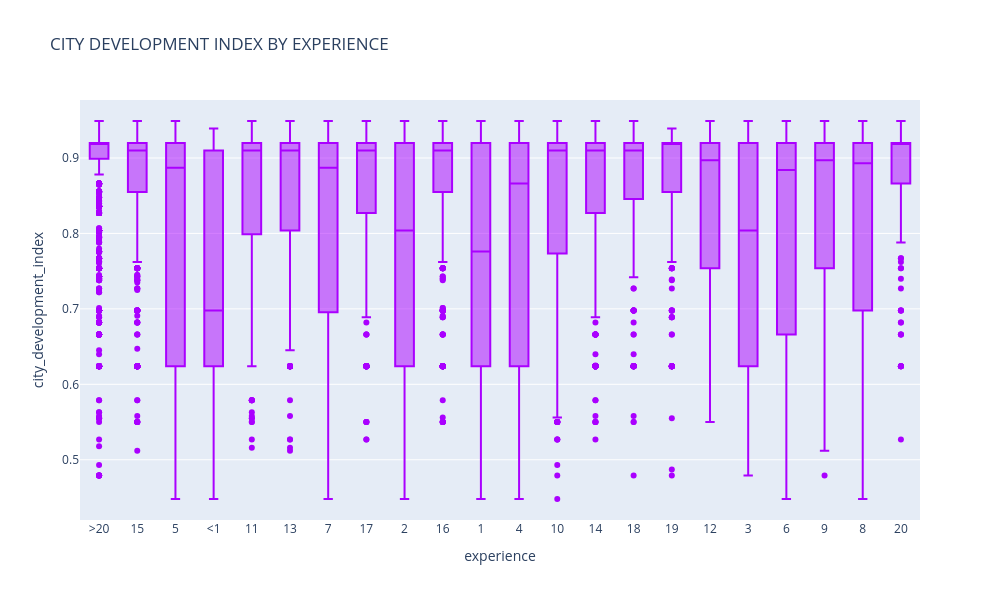

Notebook code for this chart:
### Markdown cell above
## 4.6 BOX PLOT( CITY DEVELOPMENT INDEX BY EXPERIENCE)

### Code cell
fig = px.box(df,
             x='experience',
             y='city_development_index',
             title="CITY DEVELOPMENT INDEX BY EXPERIENCE",color_discrete_sequence=['#AA00FF'])
             

fig.update_layout(width=1000, height=600)

fig.show()

### Figure 1 — Plotly figure (JSON) as saved in the notebook; plotly's stock layout.template omitted (floating-point values rounded to 4 significant figures; data arrays with more than 128 entries replaced by an {"elided": "..."} marker saying what was removed)
{"data": [{"alignmentgroup": "True", "hovertemplate": "experience=%{x}<br>city_development_index=%{y}<extra></extra>", "legendgroup": "", "marker": {"color": "#AA00FF"}, "name": "", "notched": false, "offsetgroup": "", "orientation": "v", "showlegend": false, "type": "box", "x": {"elided": "19158 str values"}, "x0": " ", "xaxis": "x", "y": {"elided": "19158 float values"}, "y0": " ", "yaxis": "y"}], "layout": {"boxmode": "group", "height": 600, "legend": {"tracegroupgap": 0}, "title": {"text": "CITY DEVELOPMENT INDEX BY EXPERIENCE"}, "width": 1000, "xaxis": {"anchor": "y", "domain": [0, 1], "title": {"text": "experience"}}, "yaxis": {"anchor": "x", "domain": [0, 1], "title": {"text": "city_development_index"}}}}
